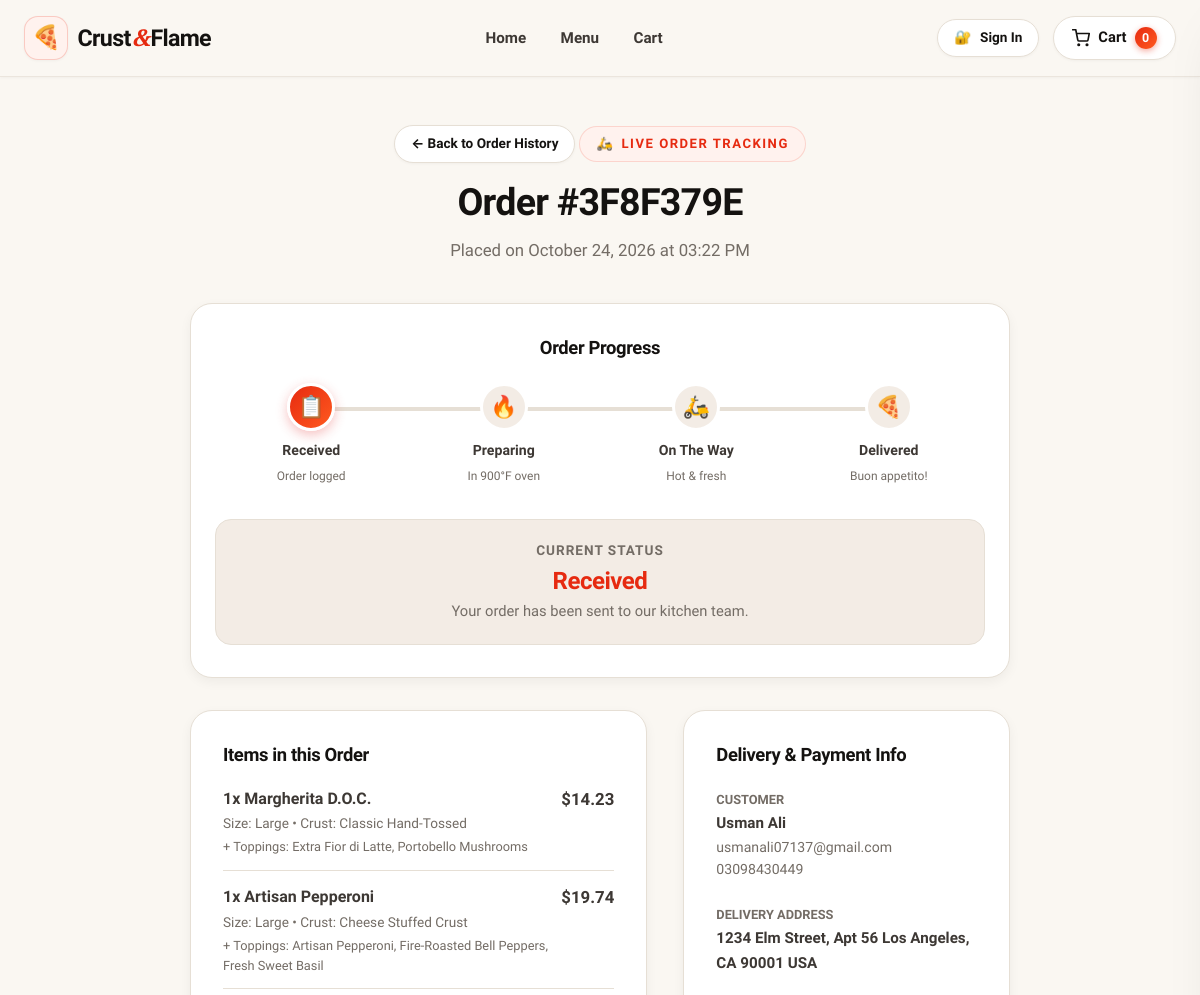
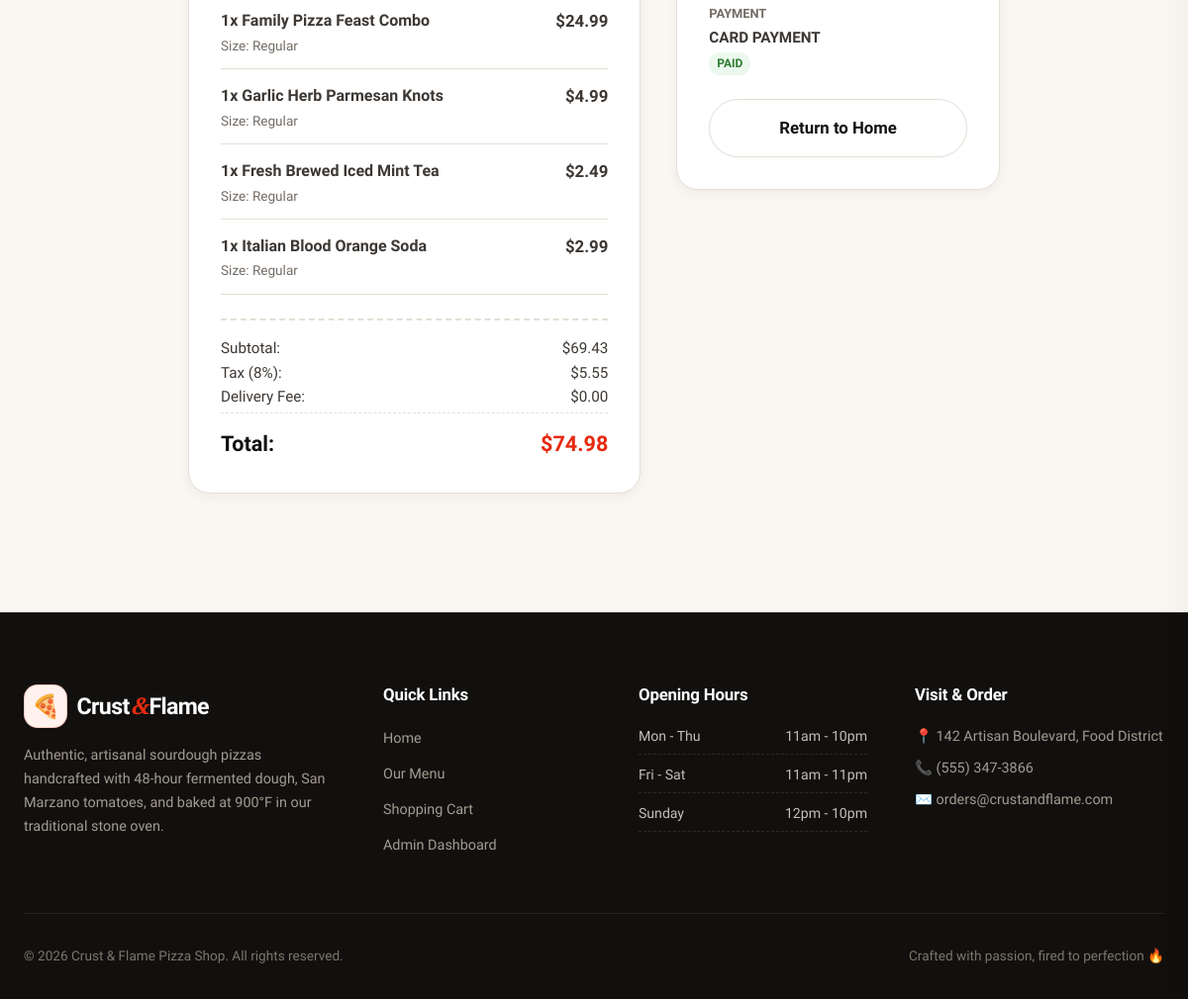
/orders/7, run on the app's committed database (2 pictures, top to bottom).
### app/models/order.py (models this page shows, shortened)
class Order(Base):
    __tablename__ = "orders"
    id = Column(Integer, primary_key=True, index=True)
    order_number = Column(String(36), unique=True, index=True, default=lambda: str(uuid.uuid4())[:8].upper())
    user_id = Column(Integer, ForeignKey("users.id", ondelete="SET NULL"), nullable=True)
    customer_name = Column(String(100), nullable=False)
    customer_email = Column(String(100), nullable=False)
    customer_phone = Column(String(30), nullable=True)
    address = Column(Text, nullable=False)
    delivery_notes = Column(Text, nullable=True)
    subtotal = Column(Float, default=0.0)
    tax = Column(Float, default=0.0)
    delivery_fee = Column(Float, default=0.0)
    discount = Column(Float, default=0.0)
    total = Column(Float, default=0.0)
    coupon_code = Column(String(50), nullable=True)
    payment_method = Column(String(30), default="cod")  # 'cod', 'card', 'online'
    payment_status = Column(String(30), default="pending")  # 'pending', 'paid', 'refunded'
    status = Column(String(50), default="Received")  # 'Received', 'Preparing', 'Out for Delivery', 'Delivered', 'Cancelled'
    created_at = Column(DateTime, default=datetime.utcnow)
    updated_at = Column(DateTime, default=datetime.utcnow, onupdate=datetime.utcnow)
    user = relationship("User", back_populates="orders")
    items = relationship("OrderItem", back_populates="order", cascade="all, delete-orphan")

class OrderItem(Base):
    __tablename__ = "order_items"
    id = Column(Integer, primary_key=True, index=True)
    order_id = Column(Integer, ForeignKey("orders.id", ondelete="CASCADE"), nullable=False)
    menu_item_id = Column(Integer, ForeignKey("menu_items.id"), nullable=True)
    pizza_id = Column(Integer, nullable=True)  # legacy column support
    crust_id = Column(Integer, ForeignKey("crusts.id"), nullable=True)
    size = Column(String(20), default="Regular")  # Small, Medium, Large, Regular
    quantity = Column(Integer, default=1)
    price = Column(Float, nullable=False, default=0.0)  # legacy column & price
    unit_price = Column(Float, nullable=True, default=0.0)
    line_total = Column(Float, default=0.0)
    special_instructions = Column(String(200), nullable=True)
    order = relationship("Order", back_populates="items")
    menu_item = relationship("MenuItem", foreign_keys=[menu_item_id], back_populates="order_items")
    crust = relationship("Crust")
    toppings = relationship("OrderItemTopping", back_populates="order_item", cascade="all, delete-orphan")

class OrderItemTopping(Base):
    __tablename__ = "order_item_toppings"
    id = Column(Integer, primary_key=True, index=True)
    order_item_id = Column(Integer, ForeignKey("order_items.id", ondelete="CASCADE"), nullable=False)
    topping_id = Column(Integer, ForeignKey("toppings.id"), nullable=True)
    topping_name = Column(String(50), nullable=False)
    price = Column(Float, default=0.0)
    order_item = relationship("OrderItem", back_populates="toppings")
    topping = relationship("Topping")

### app/models/menu.py (models this page shows, shortened)
class MenuItem(Base):
    __tablename__ = "menu_items"
    id = Column(Integer, primary_key=True, index=True)
    name = Column(String(100), unique=True, nullable=False)
    slug = Column(String(100), unique=True, index=True, nullable=False)
    description = Column(Text, default="")
    base_price = Column(Float, nullable=False)
    category_id = Column(Integer, ForeignKey("categories.id"), nullable=False)
    image_filename = Column(String(255), default="default_pizza.jpeg")
    is_vegetarian = Column(Boolean, default=False)
    is_spicy = Column(Boolean, default=False)
    is_featured = Column(Boolean, default=False)
    is_available = Column(Boolean, default=True)
    created_at = Column(DateTime, default=datetime.utcnow)
    category = relationship("Category", back_populates="items")
    order_items = relationship("OrderItem", back_populates="menu_item")
    reviews = relationship("Review", back_populates="menu_item", cascade="all, delete-orphan")

class Crust(Base):
    __tablename__ = "crusts"
    id = Column(Integer, primary_key=True, index=True)
    name = Column(String(50), unique=True, nullable=False)
    description = Column(String(150), default="")
    price_modifier = Column(Float, default=0.0)  # e.g., +2.00 for Stuffed Crust
    is_available = Column(Boolean, default=True)

### app/routers/orders.py (the view)
@router.get("/orders/{order_id}", response_class=HTMLResponse)
def track_order_page(
    request: Request,
    order_id: int,
    db: Session = Depends(get_db)
):
    user = get_current_user_optional(request, db)
    order = db.query(Order).filter_by(id=order_id).first()
    if not order:
        raise HTTPException(status_code=404, detail="Order not found")
    stages = ["Received", "Preparing", "Out for Delivery", "Delivered"]
    current_index = 0
    if order.status in stages:
        current_index = stages.index(order.status)
    elif order.status == "Cancelled":
        current_index = -1
    return templates.TemplateResponse(
        "orders/track.html",
        {
            "request": request,
            "order": order,
            "stages": stages,
            "current_index": current_index,
            "user": user
        }
    )

### app/templates/orders/track.html (shortened to what this page needs)
{% extends "base.html" %}
{% block content %}
<div style="max-width: 820px; margin: 1.5rem auto 3rem;">
  <div style="text-align: center; margin-bottom: 2.5rem;">
    <a href="/profile" class="btn btn-sm btn-secondary" style="margin-bottom: 1rem;">
      &larr; Back to Order History
    </a>
    <div class="section-tag">
      <span>🛵</span> Live Order Tracking
    </div>
    <h1 class="section-title">Order #{{ order.order_number or order.id }}</h1>
    <p class="section-subtitle">
      Placed on {{ order.created_at.strftime('%B %d, %Y at %I:%M %p') }}
    </p>
  </div>
  <div class="cart-card" style="margin-bottom: 2rem; padding: 2rem 1.5rem;">
    <h3 style="font-size: 1.15rem; margin-bottom: 1.5rem; text-align: center;">Order Progress</h3>
    <div style="display: flex; justify-content: space-between; position: relative; margin: 1rem 0 2rem;">
      <div style="position: absolute; top: 24px; left: 10%; right: 10%; height: 4px; background: var(--border-color); z-index: 1;"></div>
      {% set pct = 0 %}
      {% if current_index == 1 %}{% set pct = 33 %}
      {% elif current_index == 2 %}{% set pct = 66 %}
      {% elif current_index == 3 %}{% set pct = 100 %}
      {% endif %}
      <div class="timeline-step" style="position: relative; z-index: 3; text-align: center; flex: 1;">
        <div id="step-node-0" style="width: 48px; height: 48px; border-radius: 50%; margin: 0 auto 0.5rem; display: flex; align-items: center; justify-content: center; font-size: 1.35rem; background: {{ 'var(--gradient-fire)' if current_index >= 0 else 'var(--bg-subtle)' }}; color: #fff; box-shadow: {{ '0 4px 12px rgba(224,49,49,0.3)' if current_index >= 0 else 'none' }}; border: 3px solid #fff;">
          📋
        </div>
        <strong style="display: block; font-size: 0.88rem;">Received</strong>
        <span style="font-size: 0.75rem; color: var(--text-muted);">Order logged</span>
      </div>
      <div class="timeline-step" style="position: relative; z-index: 3; text-align: center; flex: 1;">
        <div id="step-node-1" style="width: 48px; height: 48px; border-radius: 50%; margin: 0 auto 0.5rem; display: flex; align-items: center; justify-content: center; font-size: 1.35rem; background: {{ 'var(--gradient-fire)' if current_index >= 1 else 'var(--bg-subtle)' }}; color: {{ '#fff' if current_index >= 1 else 'var(--text-muted)' }}; box-shadow: {{ '0 4px 12px rgba(224,49,49,0.3)' if current_index >= 1 else 'none' }}; border: 3px solid #fff;">
          🔥
        </div>
        <strong style="display: block; font-size: 0.88rem;">Preparing</strong>
        <span style="font-size: 0.75rem; color: var(--text-muted);">In 900°F oven</span>
      </div>
      <div class="timeline-step" style="position: relative; z-index: 3; text-align: center; flex: 1;">
        <div id="step-node-2" style="width: 48px; height: 48px; border-radius: 50%; margin: 0 auto 0.5rem; display: flex; align-items: center; justify-content: center; font-size: 1.35rem; background: {{ 'var(--gradient-fire)' if current_index >= 2 else 'var(--bg-subtle)' }}; color: {{ '#fff' if current_index >= 2 else 'var(--text-muted)' }}; box-shadow: {{ '0 4px 12px rgba(224,49,49,0.3)' if current_index >= 2 else 'none' }}; border: 3px solid #fff;">
          🛵
        </div>
        <strong style="display: block; font-size: 0.88rem;">On The Way</strong>
        <span style="font-size: 0.75rem; color: var(--text-muted);">Hot & fresh</span>
      </div>
      <div class="timeline-step" style="position: relative; z-index: 3; text-align: center; flex: 1;">
        <div id="step-node-3" style="width: 48px; height: 48px; border-radius: 50%; margin: 0 auto 0.5rem; display: flex; align-items: center; justify-content: center; font-size: 1.35rem; background: {{ 'var(--gradient-fire)' if current_index >= 3 else 'var(--bg-subtle)' }}; color: {{ '#fff' if current_index >= 3 else 'var(--text-muted)' }}; box-shadow: {{ '0 4px 12px rgba(224,49,49,0.3)' if current_index >= 3 else 'none' }}; border: 3px solid #fff;">
          🍕
        </div>
        <strong style="display: block; font-size: 0.88rem;">Delivered</strong>
        <span style="font-size: 0.75rem; color: var(--text-muted);">Buon appetito!</span>
      </div>
    </div>
    <div style="background: var(--bg-subtle); border-radius: var(--radius-md); padding: 1.25rem; text-align: center; border: 1px solid var(--border-color);">
      <p style="font-size: 0.85rem; color: var(--text-muted); text-transform: uppercase; letter-spacing: 1px; font-weight: 700; margin-bottom: 0.25rem;">
        Current Status
      </p>
      <h2 id="live-status-text" style="font-size: 1.5rem; color: var(--primary);">
        {{ order.status }}
      </h2>
      <p id="live-status-desc" style="color: var(--text-muted); font-size: 0.92rem; margin-top: 0.25rem;">
        {% if order.status == 'Received' %}Your order has been sent to our kitchen team.
        {% elif order.status == 'Preparing' %}Our pizzaiolo is stretching the dough and baking in the stone oven.
        {% elif order.status == 'Out for Delivery' %}Our delivery driver is heading to your address right now!
        {% elif order.status == 'Delivered' %}Delivered. We hope you enjoy every bite!
        {% else %}Status updated.{% endif %}
      </p>
    </div>
  </div>
  <div class="cart-layout">
    <div class="cart-card">
      <h3 style="font-size: 1.15rem; margin-bottom: 1.25rem;">Items in this Order</h3>
      <div style="display: flex; flex-direction: column; gap: 0.85rem;">
        {% for it in order.items %}
          <div style="display: flex; justify-content: space-between; align-items: flex-start; padding-bottom: 0.75rem; border-bottom: 1px solid var(--border-color);">
            <div>
              <strong style="font-size: 1rem;">{{ it.quantity }}x {{ it.menu_item.name if it.menu_item else 'Pizza' }}</strong>
              <div style="font-size: 0.85rem; color: var(--text-muted); margin-top: 2px;">
                Size: {{ it.size }}
                {% if it.crust %}&bull; Crust: {{ it.crust.name }}{% endif %}
              </div>
              {% if it.toppings %}
                <div style="font-size: 0.8rem; color: var(--text-muted); margin-top: 2px;">
                  + Toppings:
                  {% for t in it.toppings %}
                    {{ t.topping_name }}{% if not loop.last %}, {% endif %}
                  {% endfor %}
                </div>
              {% endif %}
            </div>
            <strong style="font-size: 1.05rem;">${{ '%.2f'|format(it.line_total if it.line_total else it.unit_price * it.quantity) }}</strong>
          </div>
        {% endfor %}
      </div>
      <div style="margin-top: 1.5rem; padding-top: 1rem; border-top: 2px dashed var(--border-color);">
        <div class="summary-row"><span>Subtotal:</span> <span>${{ '%.2f'|format(order.subtotal) }}</span></div>
        <div class="summary-row"><span>Tax (8%):</span> <span>${{ '%.2f'|format(order.tax) }}</span></div>
        <div class="summary-row"><span>Delivery Fee:</span> <span>${{ '%.2f'|format(order.delivery_fee) }}</span></div>
        <div class="summary-row total-row">
          <span>Total:</span>
          <span style="color: var(--primary);">${{ '%.2f'|format(order.total) }}</span>
        </div>
      </div>
    </div>
    <div class="checkout-card">
      <h3 style="font-size: 1.15rem; margin-bottom: 1.25rem;">Delivery & Payment Info</h3>
      <div style="margin-bottom: 1.25rem;">
        <span style="font-size: 0.8rem; text-transform: uppercase; color: var(--text-muted); font-weight: 700;">Customer</span>
        <p style="font-weight: 600; font-size: 0.95rem;">{{ order.customer_name }}</p>
        <p style="font-size: 0.88rem; color: var(--text-muted);">{{ order.customer_email }}</p>
        {% if order.customer_phone %}<p style="font-size: 0.88rem; color: var(--text-muted);">{{ order.customer_phone }}</p>{% endif %}
      </div>
      <div style="margin-bottom: 1.25rem;">
        <span style="font-size: 0.8rem; text-transform: uppercase; color: var(--text-muted); font-weight: 700;">Delivery Address</span>
        <p style="font-weight: 600; font-size: 0.95rem;">{{ order.address }}</p>
      </div>
      <div style="margin-bottom: 1.5rem;">
        <span style="font-size: 0.8rem; text-transform: uppercase; color: var(--text-muted); font-weight: 700;">Payment</span>
        <p style="font-weight: 600; font-size: 0.95rem; text-transform: uppercase;">
          {{ 'Cash on Delivery (COD)' if order.payment_method == 'cod' else 'Card Payment' }}
        </p>
        <span style="display: inline-block; font-size: 0.75rem; font-weight: 700; padding: 2px 8px; border-radius: var(--radius-full); background: {{ 'var(--secondary-soft)' if order.payment_status == 'paid' else '#FFF4E6' }}; color: {{ 'var(--secondary)' if order.payment_status == 'paid' else '#D9480F' }};">
          {{ order.payment_status.upper() }}
        </span>
      </div>
      <a href="/" class="btn btn-secondary btn-lg" style="width: 100%;">
        Return to Home
      </a>
    </div>
  </div>
</div>
{% endblock %}

### data on the page
Order: order_number "3F8F379E", created_at "October 24, 2026 at 03:22 PM", status "Received", subtotal "69.43", tax "5.55", delivery_fee "0.00", total "74.98", customer_name "Usman Ali", customer_email "usmanali07137@gmail.com", customer_phone "03098430449", address "1234 Elm Street, Apt 56 Los Angeles, CA 90001 USA", payment_method "CARD PAYMENT", payment_status "PAID"
OrderItem: quantity "1", menu_item "Margherita D.O.C.", size "Large", crust.name "Classic Hand-Tossed", line_total "14.23"
OrderItemTopping: topping_name "Extra Fior di Latte"
OrderItemTopping: topping_name "Portobello Mushrooms"
OrderItem: quantity "1", menu_item "Artisan Pepperoni", size "Large", crust.name "Cheese Stuffed Crust", line_total "19.74"
OrderItemTopping: topping_name "Artisan Pepperoni"
OrderItemTopping: topping_name "Fire-Roasted Bell Peppers"
OrderItemTopping: topping_name "Fresh Sweet Basil"
OrderItem: quantity "1", menu_item "Family Pizza Feast Combo", size "Regular", line_total "24.99"
OrderItem: quantity "1", menu_item "Garlic Herb Parmesan Knots", size "Regular", line_total "4.99"
OrderItem: quantity "1", menu_item "Fresh Brewed Iced Mint Tea", size "Regular", line_total "2.49"
OrderItem: quantity "1", menu_item "Italian Blood Orange Soda", size "Regular", line_total "2.99"
